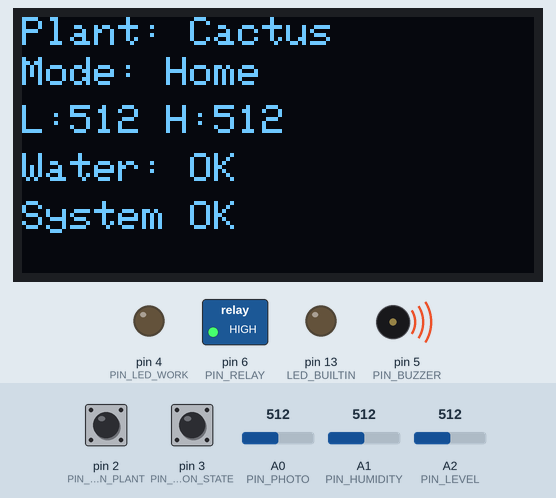
Bench run of a sketch on a simulated Arduino Uno, built with avr-gcc and run on an emulated ATmega328P. Shown: 128×64 one-colour display, switched loads named in the sketch (green lamp = pin HIGH), output pins drawn as LEDs (lit = HIGH), buzzer (waves = sounding, pin HIGH). Dashed ring = blinking. Inputs (shaded band) come from the test bench; at power-on: A0 (PIN_PHOTO) = 512, A2 (PIN_LEVEL) = 512, A1 (PIN_HUMIDITY) = 512, pin 2 (PIN_BUTTON_PLANT) HIGH, pin 3 (PIN_BUTTON_STATE) HIGH.

Above: at 2.7 s.
2.8 s: A0 (PIN_PHOTO) set to 271
At 4.1 s:
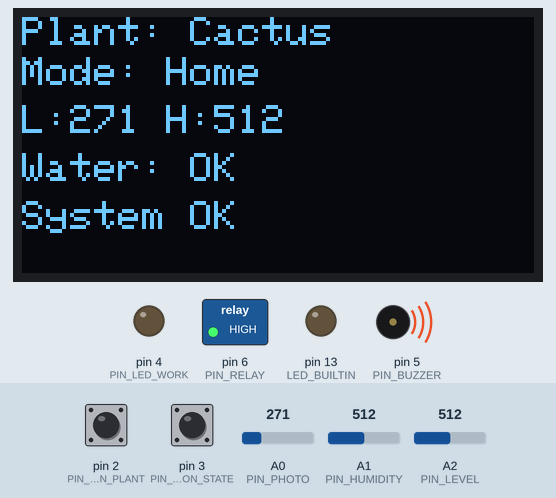
4.6 s: A0 (PIN_PHOTO) set to 248
At 5.9 s:
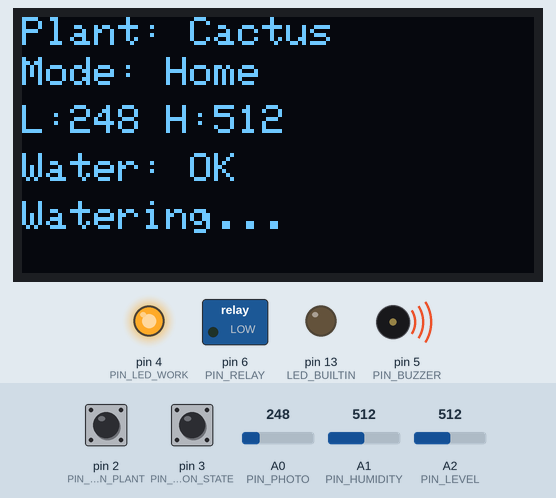
7.6 s: A2 (PIN_LEVEL) set to 269
9.1 s: A2 (PIN_LEVEL) set to 243
At 11.3 s:
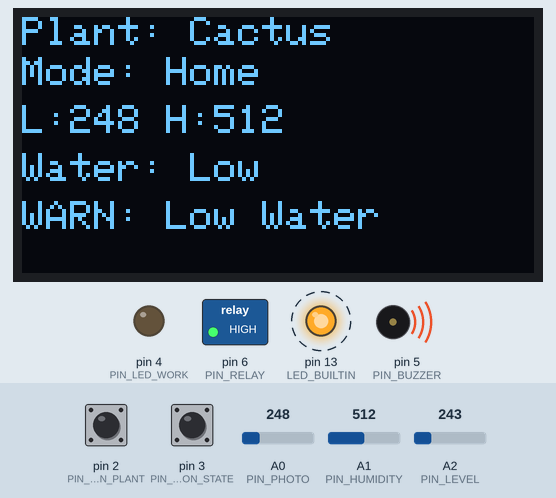
12.1 s: A1 (PIN_HUMIDITY) set to 716
At 12.9 s:
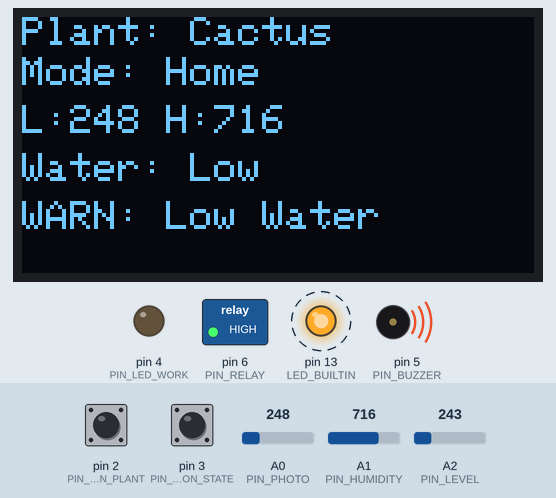
15.1 s: pin 2 (PIN_BUTTON_PLANT) pulled LOW for 0.15 s
At 15.9 s:
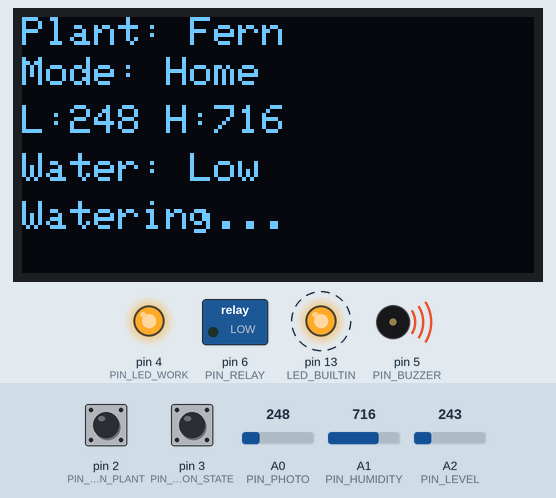
Timing chart, 0 to 20.7 s (numbered marks = the images above; inputs shaded):
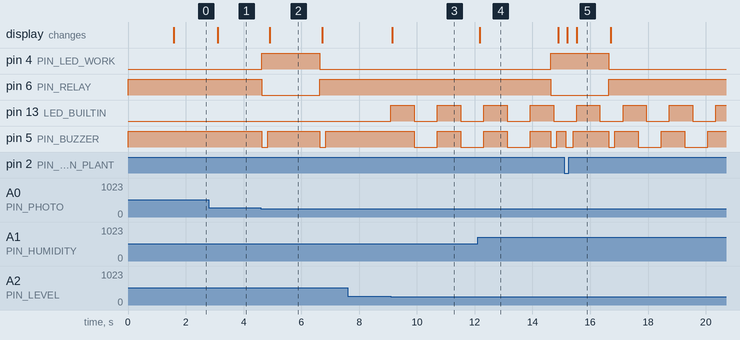

The sketch:

SmallAutomaticIrrigationSystem.ino
```cpp
#include <Adafruit_GFX.h>
#include <Adafruit_SSD1306.h>
#include <Wire.h>

/*
 * 盆栽自动浇灌系统
 *
 * 传感器读数约定：
 * - 土壤湿度读数越大，表示土壤越干。
 * - 光照读数越大，表示环境越暗。
 * - 水位读数越小，表示水箱水量越少。
 */

// 有源蜂鸣器电平约定；如果实际模块触发电平相反，只需要调整这两个宏。
#define BUZ_ON LOW
#define BUZ_OFF HIGH

// 水箱状态分级，用于 LED、蜂鸣器和 OLED 显示。
#define STATE_OK 0
#define STATE_WARNING 1
#define STATE_ERROR 2

// Arduino 与外设的引脚分配。
#define PIN_BUTTON_PLANT 2
#define PIN_BUTTON_STATE 3
#define PIN_LED_WORK 4
#define PIN_BUZZER 5
#define PIN_RELAY 6

#define PIN_PHOTO A0
#define PIN_HUMIDITY A1
#define PIN_LEVEL A2

// OLED 屏幕参数。
#define SCREEN_WIDTH 128
#define SCREEN_HEIGHT 64
#define OLED_ADDRESS 0x3C
Adafruit_SSD1306 display(SCREEN_WIDTH, SCREEN_HEIGHT, &Wire, -1);

// 阈值和时间参数集中放置，便于根据传感器实测值重新标定。
#define LIGHT_NEED_IRRIGATE 256
#define HUMIDITY_NEED_IRRIGATE 384
#define NO_WATER_LEVEL 32
#define LOW_WATER_LEVEL 256
#define PUMP_WORK_TIME 2000
#define IRRIGATE_COOLDOWN 10000
#define DISPLAY_UPDATE_MS 300
#define DEBOUNCE_DELAY 50

// OLED 使用英文标签，避免默认字库在部分环境中无法显示中文。
const char *plantName[3] = { "Cactus", "Pothos", "Fern" };
const char *stateName[2] = { "Home", "Trivial" };

// 主循环中共享的系统状态。
int systemState = STATE_OK;
int plantMode = 0;
int stateMode = 0;

int illuminance = 0;
int humidity = 0;
int waterLevel = 0;

bool isIrrigating = false;
unsigned long irrigateStartTime = 0;

int lastBtnPlant = HIGH;
int lastBtnState = HIGH;
unsigned long lastBtnPlantTime = 0;
unsigned long lastBtnStateTime = 0;

// 蜂鸣器任务用于生成短响、慢速告警和快速告警。
enum BuzzerTask {
  BUZZ_OFF,
  BUZZ_WARNING_SLOW,
  BUZZ_WARNING_FAST,
  BUZZ_SHORT_BEEP
};
BuzzerTask buzzTask = BUZZ_OFF;
unsigned long buzzTimer = 0;
unsigned long buzzBeepStart = 0;
bool buzzPhase = false;
unsigned long lastDisplayUpdate = 0;

// 根据水位读数判断水箱是否足够安全。
int systemSelfCheck(int waterLevel) {
  if (waterLevel < NO_WATER_LEVEL)
    return STATE_ERROR;
  if (waterLevel < LOW_WATER_LEVEL)
    return STATE_WARNING;
  return STATE_OK;
}

// 带消抖的按键扫描，按钮按下时读数为 LOW。
bool readButtonPress(int pin, int &lastState, unsigned long &lastDebounce) {
  int reading = digitalRead(pin);
  if (reading != lastState) {
    lastDebounce = millis();
    lastState = reading;
  }
  if ((millis() - lastDebounce) > DEBOUNCE_DELAY) {
    if (reading == LOW) {
      lastDebounce = millis();
      return true;
    }
  }
  return false;
}

// 启动一次非阻塞浇水流程，由继电器控制水泵通断。
void startIrrigate() {
  if (isIrrigating)
    return;
  isIrrigating = true;
  irrigateStartTime = millis();
  digitalWrite(PIN_RELAY, LOW);
  digitalWrite(PIN_LED_WORK, HIGH);

  buzzTask = BUZZ_SHORT_BEEP;
  buzzBeepStart = millis();
  digitalWrite(PIN_BUZZER, BUZ_ON);
}

// 到达设定工作时间后关闭水泵，并给出一次短响提示。
void checkIrrigateStop() {
  if (isIrrigating) {
    if (millis() - irrigateStartTime >= PUMP_WORK_TIME) {
      digitalWrite(PIN_RELAY, HIGH);
      digitalWrite(PIN_LED_WORK, LOW);
      isIrrigating = false;
      buzzTask = BUZZ_SHORT_BEEP;
      buzzBeepStart = millis();
      digitalWrite(PIN_BUZZER, BUZ_ON);
    }
  }
}

// 判断当前传感器状态是否允许触发浇水。
bool isNeedIrrigate(int illuminance, int humidity) {
  if (systemState == STATE_ERROR)
    return false;
  if (!isIrrigating && (millis() - irrigateStartTime) < IRRIGATE_COOLDOWN && irrigateStartTime != 0)
    return false;
  return (illuminance < LIGHT_NEED_IRRIGATE && humidity > HUMIDITY_NEED_IRRIGATE);
}

// 根据水箱状态闪烁板载 LED。
void updateStatusLED() {
  static unsigned long ledTimer = 0;
  static bool ledState = false;
  unsigned long interval = 0;

  if (systemState == STATE_ERROR)
    interval = 200;
  else if (systemState == STATE_WARNING)
    interval = 800;
  else {
    digitalWrite(LED_BUILTIN, LOW);
    return;
  }

  if (millis() - ledTimer >= interval) {
    ledTimer = millis();
    ledState = !ledState;
    digitalWrite(LED_BUILTIN, ledState);
  }
}

// 统一驱动蜂鸣器，避免告警逻辑阻塞主循环。
void handleBuzzer() {
  if (illuminance > LIGHT_NEED_IRRIGATE) {
    buzzTask = BUZZ_OFF;
    digitalWrite(PIN_BUZZER, BUZ_OFF);
  }

  if (buzzTask == BUZZ_SHORT_BEEP) {
    if (millis() - buzzBeepStart > 200) {
      digitalWrite(PIN_BUZZER, BUZ_OFF);
      buzzTask = BUZZ_OFF;
    }
    return;
  }

  BuzzerTask desiredTask = BUZZ_OFF;
  if (systemState == STATE_ERROR)
    desiredTask = BUZZ_WARNING_FAST;
  else if (systemState == STATE_WARNING)
    desiredTask = BUZZ_WARNING_SLOW;
  if (isIrrigating)
    desiredTask = BUZZ_OFF;

  if (buzzTask != desiredTask) {
    buzzTask = desiredTask;
    buzzTimer = millis();
    buzzPhase = false;
    if (desiredTask == BUZZ_OFF)
      digitalWrite(PIN_BUZZER, BUZ_OFF);
  }

  if (buzzTask == BUZZ_WARNING_SLOW || buzzTask == BUZZ_WARNING_FAST) {
    unsigned long interval = (buzzTask == BUZZ_WARNING_FAST) ? 300 : 800;
    if (millis() - buzzTimer >= interval) {
      buzzTimer = millis();
      buzzPhase = !buzzPhase;
      if (buzzPhase) {
        digitalWrite(PIN_BUZZER, BUZ_ON);
      } else {
        digitalWrite(PIN_BUZZER, BUZ_OFF);
      }
    }
  }
}

// 刷新 OLED 状态页。
void updateDisplay(int illuminance, int humidity, int waterLevel) {
  display.clearDisplay();
  display.setTextSize(1);
  display.setTextColor(SSD1306_WHITE);

  display.setCursor(0, 0);
  display.print("Plant: ");
  display.print(plantName[plantMode]);

  display.setCursor(0, 10);
  display.print("Mode: ");
  display.print(stateName[stateMode]);

  display.setCursor(0, 22);
  display.print("L:");
  display.print(illuminance);
  display.print(" H:");
  display.print(humidity);

  display.setCursor(0, 34);
  display.print("Water: ");
  if (waterLevel < LOW_WATER_LEVEL)
    display.print("Low ");
  else
    display.print("OK  ");

  display.setCursor(0, 46);
  if (isIrrigating)
    display.print("Watering...");
  else if (systemState == STATE_ERROR)
    display.print("ERROR: No Water");
  else if (systemState == STATE_WARNING)
    display.print("WARN: Low Water");
  else
    display.print("System OK");

  display.display();
}

void setup() {
  pinMode(PIN_BUTTON_PLANT, INPUT_PULLUP);
  pinMode(PIN_BUTTON_STATE, INPUT_PULLUP);
  pinMode(PIN_LED_WORK, OUTPUT);
  pinMode(PIN_BUZZER, OUTPUT);
  pinMode(PIN_RELAY, OUTPUT);
  pinMode(LED_BUILTIN, OUTPUT);

  digitalWrite(PIN_RELAY, HIGH);
  digitalWrite(PIN_LED_WORK, LOW);
  digitalWrite(LED_BUILTIN, LOW);
  digitalWrite(PIN_BUZZER, BUZ_OFF);

  if (!display.begin(SSD1306_SWITCHCAPVCC, OLED_ADDRESS)) {
    while (1) {
      digitalWrite(LED_BUILTIN, !digitalRead(LED_BUILTIN));
      delay(100);
    }
  }
  display.clearDisplay();
  display.setTextSize(1);
  display.setTextColor(SSD1306_WHITE);
  display.setCursor(0, 0);
  display.print("Auto Watering...");
  display.display();
  delay(1500);
}

void loop() {
  illuminance = analogRead(PIN_PHOTO);
  humidity = analogRead(PIN_HUMIDITY);
  waterLevel = analogRead(PIN_LEVEL);
  systemState = systemSelfCheck(waterLevel);

  if (readButtonPress(PIN_BUTTON_PLANT, lastBtnPlant, lastBtnPlantTime)) {
    plantMode = (plantMode + 1) % 3;
    buzzTask = BUZZ_SHORT_BEEP;
    buzzBeepStart = millis();
    digitalWrite(PIN_BUZZER, BUZ_ON);
  }
  if (readButtonPress(PIN_BUTTON_STATE, lastBtnState, lastBtnStateTime)) {
    stateMode = (stateMode + 1) % 2;
    buzzTask = BUZZ_SHORT_BEEP;
    buzzBeepStart = millis();
    digitalWrite(PIN_BUZZER, BUZ_ON);
  }

  if (!isIrrigating && isNeedIrrigate(illuminance, humidity)) {
    startIrrigate();
  }
  if (isIrrigating) {
    checkIrrigateStop();
  }

  updateStatusLED();
  handleBuzzer();

  if (millis() - lastDisplayUpdate >= DISPLAY_UPDATE_MS) {
    lastDisplayUpdate = millis();
    updateDisplay(illuminance, humidity, waterLevel);
  }

  delay(10);
}
```

Measured:
- the behaviour switches between 256 and 255 on A0 (PIN_PHOTO) (found by bisection; images 1 and 2)
- the behaviour switches between 256 and 255 on A2 (PIN_LEVEL) (found by bisection; images 2 and 3)
- after the input at 2.8 s, the display: changes after 0.30 s (image 1)
- after the input at 4.6 s, pin 4 (PIN_LED_WORK): LOW → HIGH at once, → LOW 2.0 s later; pin 6 (PIN_RELAY): HIGH → LOW at once, → HIGH 2.0 s later; pin 5 (PIN_BUZZER): alternates HIGH for 1.8 s and LOW for 0.21 s, starting at once; the display: changes after 0.32 s (image 2)
- after the input at 7.6 s, every drawn part: stays the same
- after the input at 9.1 s, pin 13 (LED_BUILTIN): alternates HIGH for 0.80 s and LOW for 0.80 s, starting at once; pin 5 (PIN_BUZZER): HIGH → LOW after 0.81 s, → HIGH 0.80 s later, → LOW 0.80 s later; the display: changes after 0.05 s (image 3)
- after the input at 12.1 s, the display: changes after 0.07 s (image 4)
- after the input at 15.1 s, the display: first changes after 0.10 s (image 5 shows a later state)
